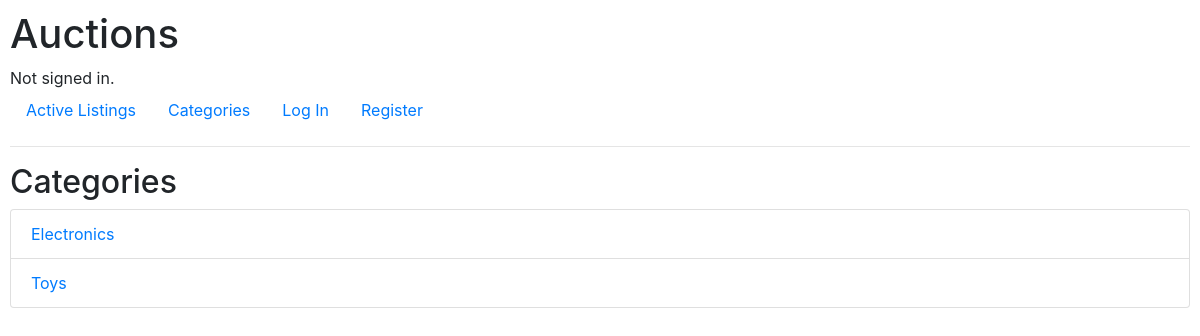
The page /categories on the database as committed earlier.
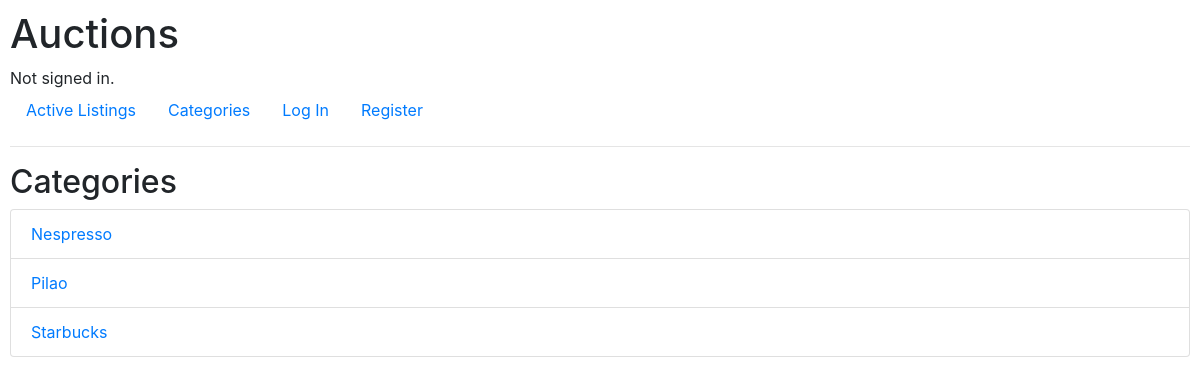
The same page on the database as committed later.
### auctions/models.py (models this page shows, shortened)
class Category(models.Model):
    name = models.CharField(max_length=30)

### auctions/views.py (the view)
# urls.py: path("categories", views.categories, name="categories"),
def categories(request):
    categories_list = Category.objects.all().order_by('name')
    return render(request, "auctions/categories.html", {
        "categories_list": categories_list
    })

### auctions/templates/auctions/categories.html
{% extends "auctions/layout.html" %}
{% block body %}
<h2>Categories</h2>
    <ul class="list-group">
        {% for category in categories_list %}
            <li class="list-group-item">
                <a href="{% url 'listing_by_category' category.id %}">{{ category.name }}</a>
            </li>
        {% endfor %}
    </ul>
{% endblock %}

### auctions/templates/auctions/layout.html (shortened to what this page needs)
{% load static %}
<!DOCTYPE html>
<html lang="en">
    <head>
        <link rel="stylesheet" href="https://stackpath.bootstrapcdn.com/bootstrap/4.4.1/css/bootstrap.min.css">
        <link href="{% static 'auctions/styles.css' %}" rel="stylesheet">
    </head>
    <body>
        <h1>Auctions</h1>
        <div>
            {% if user.is_authenticated %}
                Signed in as <strong>{{ user.username }}</strong>.
            {% else %}
                Not signed in.
            {% endif %}
        </div>
        <ul class="nav">
            <li class="nav-item">
                <a class="nav-link" href="{% url 'index' %}">Active Listings</a>
            </li>
            <li class="nav-item">
                <a class="nav-link" href="{% url 'categories' %}">Categories</a>
            </li>
            {% if user.is_authenticated %}
                <li class="nav-item">
                    <a class="nav-link" href="{% url 'create_listing' %}">Create Listings</a>
                </li>
                <li class="nav-item">
                    <a class="nav-link" href="{% url 'logout' %}">Log Out</a>
                </li>
            {% else %}
                <li class="nav-item">
                    <a class="nav-link" href="{% url 'login' %}">Log In</a>
                </li>
                <li class="nav-item">
                    <a class="nav-link" href="{% url 'register' %}">Register</a>
                </li>
            {% endif %}
        </ul>
        <hr>
        {% block body %}
        {% endblock %}
    </body>
</html>

### auctions/static/auctions/styles.css (style rules this page uses)
body { padding: 10px; }

Rows that differ between the two databases and show on the page:
added Category: name "Nespresso"
changed Category: name "Toys" → "Pilao"; moves up the list
changed Category: name "Electronics" → "Starbucks"
